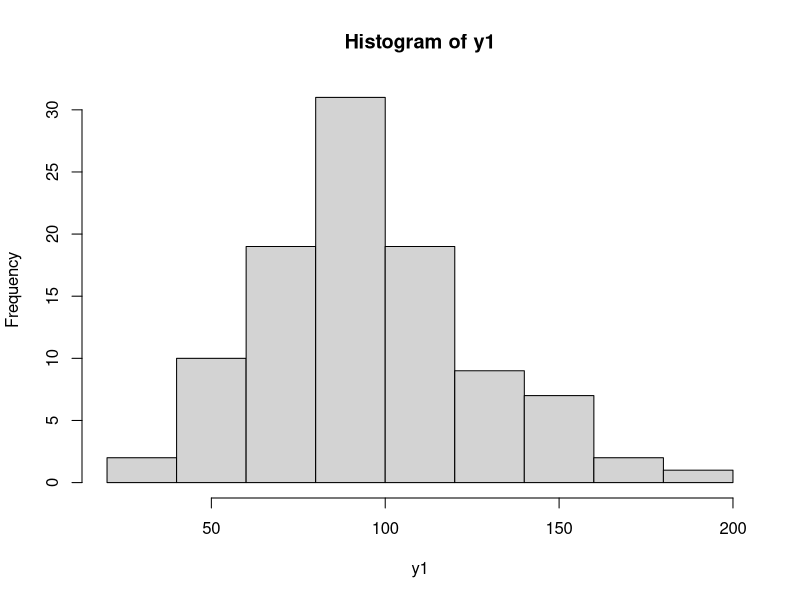
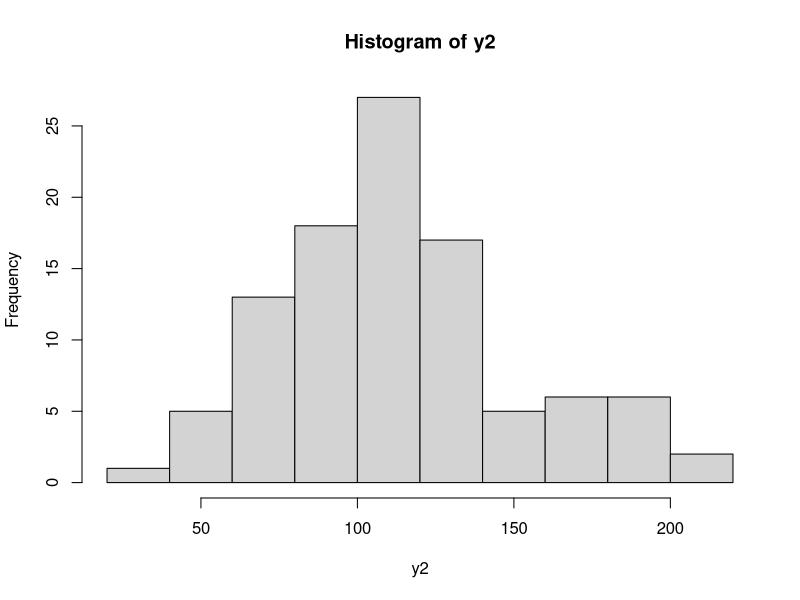
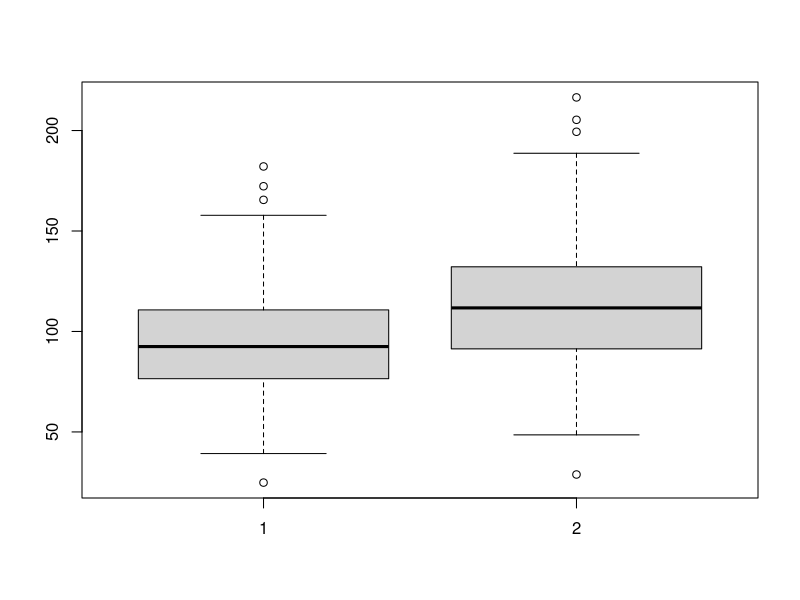

Write R code to recreate these figures, in order.
set.seed(1)
z <- rnorm(100)
x <- rpois(100, 10.3)
y <- rbinom(100, 1, .25)
y1 <- 5*z+x*10+rnorm(100,2,1)
y2 <- 5*z+x*12+rnorm(100,2,1)

hist(y1)
hist(y2)

#nos interesa que no sean iguales a 0.
t.test(y1)
t.test(y2)

boxplot(y1, y2)


#2- Decimos que la correlación lineal es una prueba de correlación paramétrica porque asume que las variables involucradas en el análisis siguen una distribución normal y que la relación entre ellas es lineal.
# Las pruebas paramétricas y no paramétricas son diferentes en cuanto a las suposiciones que hacen sobre la distribución de los datos y en cuanto a los tipos de datos que pueden analizar.


#10- Se suele aplicar la correlación de rangos de Spearman. Con un par de vectores, por ejemplo, utilizamos cor.test(x, y, method = "spearman").






